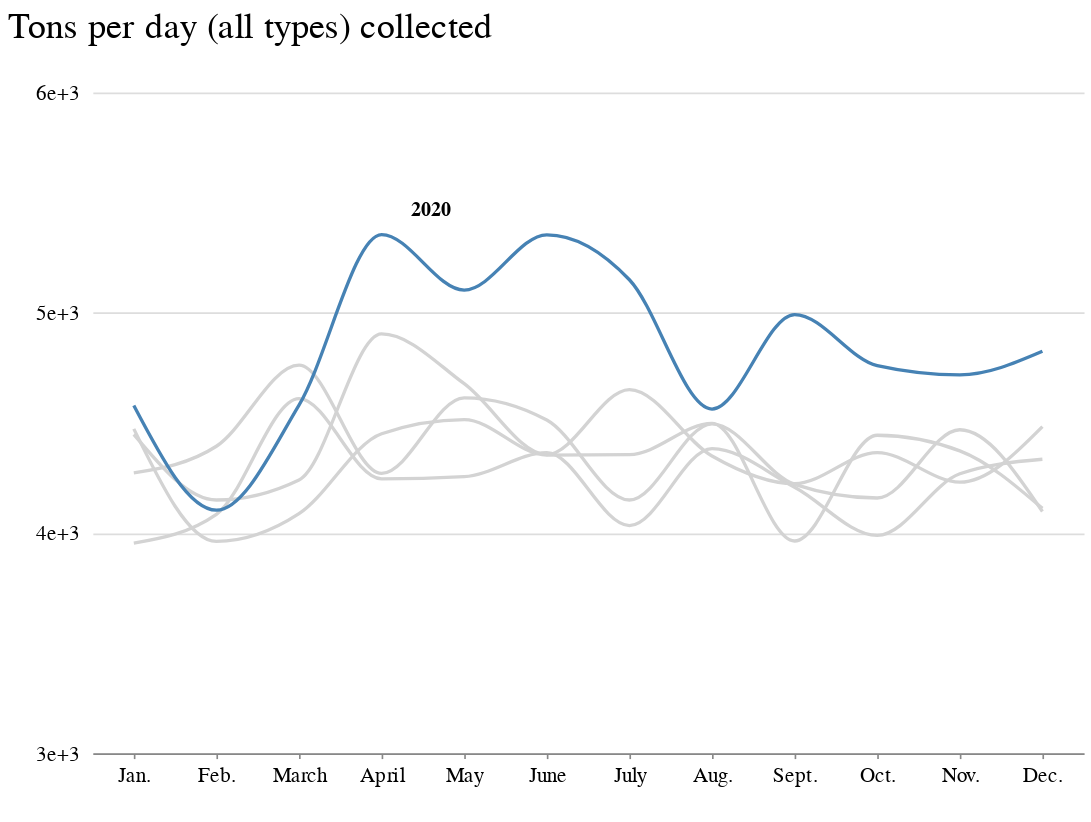

The notebook cell this image was saved under:
### Code cell
from altair import datum

text = (
    alt.Chart(year_grp.query("tons_per_day == tons_per_day.max()"))
    .mark_text(
        dx=30,
        dy=-15,
        color="#000000",
        font="Benton Gothic",
        fontWeight="bolder",
        fontSize=12,
    )
    .encode(
        x=alt.X(
            "apmonth:O",
            sort=[
                "Jan.",
                "Feb.",
                "March",
                "April",
                "May",
                "June",
                "July",
                "Aug.",
                "Sept.",
                "Oct.",
                "Nov.",
                "Dec.",
            ],
        ),
        y=alt.Y("tons_per_day:Q"),
        text=alt.Text("year"),
    )
)

line = (
    alt.Chart(year_grp)
    .mark_line(interpolate="monotone", size=2)
    .encode(
        x=alt.X(
            "apmonth:O",
            sort=[
                "Jan.",
                "Feb.",
                "March",
                "April",
                "May",
                "June",
                "July",
                "Aug.",
                "Sept.",
                "Oct.",
                "Nov.",
                "Dec.",
            ],
            axis=alt.Axis(grid=False, tickCount=6),
            title=" ",
        ),
        y=alt.Y(
            "tons_per_day",
            axis=alt.Axis(
                format="",
                tickCount=4,
                gridColor="#dddddd",
                offset=6,
                tickSize=0,
                domainOpacity=0,
            ),
            scale=alt.Scale(domain=[3000, 6000]),
            title=" ",
        ),
        color=alt.Color(
            "year",
            title=" ",
            scale=alt.Scale(
                domain=["2016", "2017", "2018", "2019", "2020"],
                range=["lightgray", "lightgray", "lightgray", "lightgray", "steelblue"],
            ),
            legend=None,
        ),
    )
)
(line + text).properties(
    width=600, height=400, title="Tons per day (all types) collected"
).configure_view(strokeOpacity=0).configure_axis(labelFontSize=13)

### Figure 1 — Vega-Lite specification as saved in the notebook (floating-point values rounded to 4 significant figures)
{"config": {"view": {"width": 800, "height": 450, "strokeOpacity": 0}, "background": "#ffffff", "title": {"anchor": "start", "font": "Benton Gothic Bold, sans", "fontColor": "#000000", "fontSize": 22, "fontWeight": "normal"}, "arc": {"fill": "#82c6df"}, "area": {"fill": "#82c6df"}, "line": {"stroke": "#82c6df", "strokeWidth": 3}, "path": {"stroke": "#82c6df"}, "rect": {"fill": "#82c6df"}, "shape": {"stroke": "#82c6df"}, "bar": {"fill": "#82c6df"}, "point": {"stroke": "#82c6df"}, "symbol": {"fill": "#82c6df", "size": 30}, "axis": {"titleFont": "Benton Gothic Bold, sans", "titleFontSize": 13, "titleFontWeight": "normal", "labelFont": "Benton Gothic, sans", "labelFontSize": 13, "labelFontWeight": "normal"}, "axisX": {"labelAngle": 0, "labelPadding": 4, "tickSize": 3}, "axisY": {"labelBaseline": "middle", "maxExtent": 45, "minExtent": 45, "tickSize": 2, "titleAlign": "left", "titleAngle": 0, "titleX": -45, "titleY": -11}, "legend": {"titleFont": "Benton Gothic Bold, sans", "titleFontSize": 13, "titleFontWeight": "normal", "symbolType": "square", "labelFont": "Benton Gothic, sans", "labelFontSize": 11.5}, "range": {"category": ["#3580b1", "#ec8431", "#ab7fb4", "#c89d29", "#adc839", "#829eb1"], "diverging": ["#e68a4f", "#f4bb6a", "#f9e39c", "#dadfe2", "#a6b7c6", "#849eae"], "heatmap": ["#fbf2c7", "#f9e39c", "#f8d36e", "#f4bb6a", "#e68a4f", "#d15a40", "#ab4232"], "ordinal": ["#fbf2c7", "#f9e39c", "#f8d36e", "#f4bb6a", "#e68a4f", "#d15a40", "#ab4232"], "ramp": ["#fbf2c7", "#f9e39c", "#f8d36e", "#f4bb6a", "#e68a4f", "#d15a40", "#ab4232"]}}, "layer": [{"data": {"name": "data-c151f5ffb329c93ab655124237af9463"}, "mark": {"type": "line", "interpolate": "monotone", "size": 2}, "encoding": {"color": {"type": "nominal", "field": "year", "legend": null, "scale": {"domain": ["2016", "2017", "2018", "2019", "2020"], "range": ["lightgray", "lightgray", "lightgray", "lightgray", "steelblue"]}, "title": " "}, "x": {"type": "ordinal", "axis": {"grid": false, "tickCount": 6}, "field": "apmonth", "sort": ["Jan.", "Feb.", "March", "April", "May", "June", "July", "Aug.", "Sept.", "Oct.", "Nov.", "Dec."], "title": " "}, "y": {"type": "quantitative", "axis": {"domainOpacity": 0, "format": "", "gridColor": "#dddddd", "offset": 6, "tickCount": 4, "tickSize": 0}, "field": "tons_per_day", "scale": {"domain": [3000, 6000]}, "title": " "}}}, {"data": {"name": "data-46d968ccee9f28c4bea4e0ab89e05505"}, "mark": {"type": "text", "color": "#000000", "dx": 30, "dy": -15, "font": "Benton Gothic", "fontSize": 12, "fontWeight": "bolder"}, "encoding": {"text": {"type": "nominal", "field": "year"}, "x": {"type": "ordinal", "field": "apmonth", "sort": ["Jan.", "Feb.", "March", "April", "May", "June", "July", "Aug.", "Sept.", "Oct.", "Nov.", "Dec."]}, "y": {"type": "quantitative", "field": "tons_per_day"}}}], "height": 400, "title": "Tons per day (all types) collected", "width": 600, "$schema": "https://vega.github.io/schema/vega-lite/v4.8.1.json", "datasets": {"data-c151f5ffb329c93ab655124237af9463": [{"year": "2016", "apmonth": "Jan.", "month_year": "2016-01-01T00:00:00", "days_in_month": 31, "tons": 122600.0, "tons_per_day": 3954.0}, {"year": "2016", "apmonth": "Feb.", "month_year": "2016-02-01T00:00:00", "days_in_month": 29, "tons": 118500.0, "tons_per_day": 4085.0}, {"year": "2016", "apmonth": "March", "month_year": "2016-03-01T00:00:00", "days_in_month": 31, "tons": 142900.0, "tons_per_day": 4610.0}, {"year": "2016", "apmonth": "April", "month_year": "2016-04-01T00:00:00", "days_in_month": 30, "tons": 127400.0, "tons_per_day": 4246.0}, {"year": "2016", "apmonth": "May", "month_year": "2016-05-01T00:00:00", "days_in_month": 31, "tons": 131900.0, "tons_per_day": 4256.0}, {"year": "2016", "apmonth": "June", "month_year": "2016-06-01T00:00:00", "days_in_month": 30, "tons": 131000.0, "tons_per_day": 4365.0}, {"year": "2016", "apmonth": "July", "month_year": "2016-07-01T00:00:00", "days_in_month": 31, "tons": 125000.0, "tons_per_day": 4034.0}, {"year": "2016", "apmonth": "Aug.", "month_year": "2016-08-01T00:00:00", "days_in_month": 31, "tons": 135900.0, "tons_per_day": 4383.0}, {"year": "2016", "apmonth": "Sept.", "month_year": "2016-09-01T00:00:00", "days_in_month": 30, "tons": 126200.0, "tons_per_day": 4208.0}, {"year": "2016", "apmonth": "Oct.", "month_year": "2016-10-01T00:00:00", "days_in_month": 31, "tons": 123700.0, "tons_per_day": 3989.0}, {"year": "2016", "apmonth": "Nov.", "month_year": "2016-11-01T00:00:00", "days_in_month": 30, "tons": 128100.0, "tons_per_day": 4269.0}, {"year": "2016", "apmonth": "Dec.", "month_year": "2016-12-01T00:00:00", "days_in_month": 31, "tons": 134400.0, "tons_per_day": 4335.0}, {"year": "2017", "apmonth": "Jan.", "month_year": "2017-01-01T00:00:00", "days_in_month": 31, "tons": 132500.0, "tons_per_day": 4273.0}, {"year": "2017", "apmonth": "Feb.", "month_year": "2017-02-01T00:00:00", "days_in_month": 28, "tons": 123000.0, "tons_per_day": 4394.0}, {"year": "2017", "apmonth": "March", "month_year": "2017-03-01T00:00:00", "days_in_month": 31, "tons": 147600.0, "tons_per_day": 4762.0}, {"year": "2017", "apmonth": "April", "month_year": "2017-04-01T00:00:00", "days_in_month": 30, "tons": 128100.0, "tons_per_day": 4271.0}, {"year": "2017", "apmonth": "May", "month_year": "2017-05-01T00:00:00", "days_in_month": 31, "tons": 143000.0, "tons_per_day": 4614.0}, {"year": "2017", "apmonth": "June", "month_year": "2017-06-01T00:00:00", "days_in_month": 30, "tons": 135400.0, "tons_per_day": 4513.0}, {"year": "2017", "apmonth": "July", "month_year": "2017-07-01T00:00:00", "days_in_month": 31, "tons": 128600.0, "tons_per_day": 4150.0}, {"year": "2017", "apmonth": "Aug.", "month_year": "2017-08-01T00:00:00", "days_in_month": 31, "tons": 139400.0, "tons_per_day": 4496.0}, {"year": "2017", "apmonth": "Sept.", "month_year": "2017-09-01T00:00:00", "days_in_month": 30, "tons": 126600.0, "tons_per_day": 4221.0}, {"year": "2017", "apmonth": "Oct.", "month_year": "2017-10-01T00:00:00", "days_in_month": 31, "tons": 128900.0, "tons_per_day": 4159.0}, {"year": "2017", "apmonth": "Nov.", "month_year": "2017-11-01T00:00:00", "days_in_month": 30, "tons": 134100.0, "tons_per_day": 4469.0}, {"year": "2017", "apmonth": "Dec.", "month_year": "2017-12-01T00:00:00", "days_in_month": 31, "tons": 127100.0, "tons_per_day": 4098.0}, {"year": "2018", "apmonth": "Jan.", "month_year": "2018-01-01T00:00:00", "days_in_month": 31, "tons": 138700.0, "tons_per_day": 4473.0}, {"year": "2018", "apmonth": "Feb.", "month_year": "2018-02-01T00:00:00", "days_in_month": 28, "tons": 110900.0, "tons_per_day": 3962.0}, {"year": "2018", "apmonth": "March", "month_year": "2018-03-01T00:00:00", "days_in_month": 31, "tons": 126700.0, "tons_per_day": 4088.0}, {"year": "2018", "apmonth": "April", "month_year": "2018-04-01T00:00:00", "days_in_month": 30, "tons": 133500.0, "tons_per_day": 4451.0}, {"year": "2018", "apmonth": "May", "month_year": "2018-05-01T00:00:00", "days_in_month": 31, "tons": 140000.0, "tons_per_day": 4515.0}, {"year": "2018", "apmonth": "June", "month_year": "2018-06-01T00:00:00", "days_in_month": 30, "tons": 130600.0, "tons_per_day": 4354.0}, {"year": "2018", "apmonth": "July", "month_year": "2018-07-01T00:00:00", "days_in_month": 31, "tons": 135000.0, "tons_per_day": 4356.0}, {"year": "2018", "apmonth": "Aug.", "month_year": "2018-08-01T00:00:00", "days_in_month": 31, "tons": 139400.0, "tons_per_day": 4498.0}, {"year": "2018", "apmonth": "Sept.", "month_year": "2018-09-01T00:00:00", "days_in_month": 30, "tons": 118900.0, "tons_per_day": 3964.0}, {"year": "2018", "apmonth": "Oct.", "month_year": "2018-10-01T00:00:00", "days_in_month": 31, "tons": 137800.0, "tons_per_day": 4444.0}, {"year": "2018", "apmonth": "Nov.", "month_year": "2018-11-01T00:00:00", "days_in_month": 30, "tons": 131200.0, "tons_per_day": 4373.0}, {"year": "2018", "apmonth": "Dec.", "month_year": "2018-12-01T00:00:00", "days_in_month": 31, "tons": 127500.0, "tons_per_day": 4112.0}, {"year": "2019", "apmonth": "Jan.", "month_year": "2019-01-01T00:00:00", "days_in_month": 31, "tons": 137900.0, "tons_per_day": 4448.0}, {"year": "2019", "apmonth": "Feb.", "month_year": "2019-02-01T00:00:00", "days_in_month": 28, "tons": 116200.0, "tons_per_day": 4150.0}, {"year": "2019", "apmonth": "March", "month_year": "2019-03-01T00:00:00", "days_in_month": 31, "tons": 131500.0, "tons_per_day": 4241.0}, {"year": "2019", "apmonth": "April", "month_year": "2019-04-01T00:00:00", "days_in_month": 30, "tons": 147100.0, "tons_per_day": 4904.0}, {"year": "2019", "apmonth": "May", "month_year": "2019-05-01T00:00:00", "days_in_month": 31, "tons": 145000.0, "tons_per_day": 4678.0}, {"year": "2019", "apmonth": "June", "month_year": "2019-06-01T00:00:00", "days_in_month": 30, "tons": 130700.0, "tons_per_day": 4356.0}, {"year": "2019", "apmonth": "July", "month_year": "2019-07-01T00:00:00", "days_in_month": 31, "tons": 144200.0, "tons_per_day": 4651.0}, {"year": "2019", "apmonth": "Aug.", "month_year": "2019-08-01T00:00:00", "days_in_month": 31, "tons": 134800.0, "tons_per_day": 4350.0}, {"year": "2019", "apmonth": "Sept.", "month_year": "2019-09-01T00:00:00", "days_in_month": 30, "tons": 126700.0, "tons_per_day": 4224.0}, {"year": "2019", "apmonth": "Oct.", "month_year": "2019-10-01T00:00:00", "days_in_month": 31, "tons": 135300.0, "tons_per_day": 4365.0}, {"year": "2019", "apmonth": "Nov.", "month_year": "2019-11-01T00:00:00", "days_in_month": 30, "tons": 126900.0, "tons_per_day": 4231.0}, {"year": "2019", "apmonth": "Dec.", "month_year": "2019-12-01T00:00:00", "days_in_month": 31, "tons": 139000.0, "tons_per_day": 4483.0}, {"year": "2020", "apmonth": "Jan.", "month_year": "2020-01-01T00:00:00", "days_in_month": 31, "tons": 142000.0, "tons_per_day": 4579.0}, {"year": "2020", "apmonth": "Feb.", "month_year": "2020-02-01T00:00:00", "days_in_month": 29, "tons": 119000.0, "tons_per_day": 4104.0}, {"year": "2020", "apmonth": "March", "month_year": "2020-03-01T00:00:00", "days_in_month": 31, "tons": 142000.0, "tons_per_day": 4581.0}, {"year": "2020", "apmonth": "April", "month_year": "2020-04-01T00:00:00", "days_in_month": 30, "tons": 160600.0, "tons_per_day": 5355.0}, {"year": "2020", "apmonth": "May", "month_year": "2020-05-01T00:00:00", "days_in_month": 31, "tons": 158200.0, "tons_per_day": 5103.0}, {"year": "2020", "apmonth": "June", "month_year": "2020-06-01T00:00:00", "days_in_month": 30, "tons": 160600.0, "tons_per_day": 5354.0}, {"year": "2020", "apmonth": "July", "month_year": "2020-07-01T00:00:00", "days_in_month": 31, "tons": 159600.0, "tons_per_day": 5150.0}, {"year": "2020", "apmonth": "Aug.", "month_year": "2020-08-01T00:00:00", "days_in_month": 31, "tons": 141400.0, "tons_per_day": 4563.0}, {"year": "2020", "apmonth": "Sept.", "month_year": "2020-09-01T00:00:00", "days_in_month": 30, "tons": 149800.0, "tons_per_day": 4992.0}, {"year": "2020", "apmonth": "Oct.", "month_year": "2020-10-01T00:00:00", "days_in_month": 31, "tons": 147600.0, "tons_per_day": 4760.0}, {"year": "2020", "apmonth": "Nov.", "month_year": "2020-11-01T00:00:00", "days_in_month": 30, "tons": 141500.0, "tons_per_day": 4718.0}, {"year": "2020", "apmonth": "Dec.", "month_year": "2020-12-01T00:00:00", "days_in_month": 31, "tons": 149600.0, "tons_per_day": 4825.0}, {"year": "2021", "apmonth": "Jan.", "month_year": "2021-01-01T00:00:00", "days_in_month": 31, "tons": 138000.0, "tons_per_day": 4451.0}, {"year": "2021", "apmonth": "Feb.", "month_year": "2021-02-01T00:00:00", "days_in_month": 28, "tons": 126200.0, "tons_per_day": 4507.0}, {"year": "2021", "apmonth": "March", "month_year": "2021-03-01T00:00:00", "days_in_month": 31, "tons": 147500.0, "tons_per_day": 4757.0}, {"year": "2021", "apmonth": "April", "month_year": "2021-04-01T00:00:00", "days_in_month": 30, "tons": 145600.0, "tons_per_day": 4852.0}], "data-46d968ccee9f28c4bea4e0ab89e05505": [{"year": "2020", "apmonth": "April", "month_year": "2020-04-01T00:00:00", "days_in_month": 30, "tons": 160600.0, "tons_per_day": 5355.0}]}}
